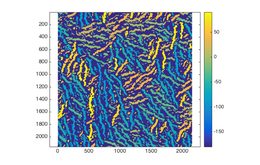
%> input picture Tofet Files/15%_2min/15%_2min_Figs/15%_2min_Angles.tif, 260 x 165 px, shrunk from 676 x 428 before the run
$ octave --eval "result = Full_Seg2('Tofet Files/15%_2min/15%_2min_Figs/15%_2min_Angles.tif');"   (GNU Octave 9; MATLAB toolbox functions it lacks are replaced by stand-ins)
%> lines starting %> are read from the running program, lines starting %| are printed output that depends on the picture; in (x1, y1, x2, y2) boxes, pixels count from 0 and x2, y2 are one past the last pixel; in counts of white or black regions, pixels touching at a corner belong together; the program's own positions count from 1
### orientplot.m
function out = orientplot(ORIENT,MAXCONF)

figure
cutoff = 0.5;
% pcolor((MAXCONF>cutoff).*ORIENT + (MAXCONF<=cutoff).*(MAXCONF~=0).*-120 + (MAXCONF==0).*-180);

pcolor(ORIENT.*(MAXCONF>=cutoff) + (MAXCONF<cutoff).*-180);
hc=colorbar; shading flat; axis equal; set(gca,'YDir','reverse');

out = 0;

end

### Full_Seg2.m
function [SEGfile,ORIENT,MAXCONF] = Full_Seg2(filepath)

%% Full Seg

% Full segmentation takes a grayscale image IM
%
% It returns ORIENT, where each element of ORIENT is the expected
% orientation of the fiber that pixel is in
%
% And, it returns MAXCONF, which indicates how confident it was that each
% pixel was in a fiber of orientation found in the corresponding element of
% ORIENT
%
% If an element of MAXCONF is 0, it means that pixel is amorphous.
% Amorphous pixels in ORIENT also show as 0 angle, so this needs to be
% addressed by the user after the code is run, typically with the following
% code:

% SEG = ORIENT + (MAXCONF==0).*(-180)

% This creates SEG, where fibrilar pixels have their orientation, and
% amorphous pixels are shown with an angle of -180. This makes pcolor plots
% look good. This is done in the final lines of the code.

%% Fiber Confidence parameters
% Change min area to exclude small regions from being considered "fibers"
% change max area to reflect how big you expect your largest fiber to be.
% This way gigantic, image-spanning connected components don't register as
% fibers.
% These values are in pixels.

minarea = 200;
maxarea = 20000;

%% Threshold Bounds
% You probably don't want to run from 0 to 100%, so use these bounds to
% contain the algorithm:

Minthresh = 40;
Maxthresh = 60;

%% Rest of algo

IMG2 = imread(filepath);
%> IMG2 is the input picture: size 165x260x3 uint8; mean R, G, B 173.9, 184.4, 197.5
IM = rgb2gray(IMG2);
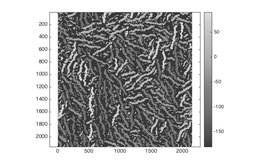
%> IM: size 165x260 uint8; min 28, max 255, mean 182.8

[m,n] = size(IM);
%> m = 165; n = 260

BW = im2bw(IM,0);
%> BW: size 165x260 logical; every value is 1
level = 0;

RP = regionprops(BW,'Area','Eccentricity','Orientation','Solidity');
%> RP = 1 region; Area, Eccentricity, Orientation and Solidity: 42900 0.773 0 1

Conf = zeros(m,n,100);
Orient = zeros(m,n,100);
Label = zeros(m,n);


%% Iterate over thresholds...


parfor ii = Minthresh:Maxthresh
    disp(ii)
    level = ii/100;

    BW = im2bw(IM,level);                                                   % Create the BW image
    RP = regionprops(BW,'Area','Eccentricity','Orientation','Solidity');    % Run regionprops, RP is a structure
    Label = bwlabel(BW,8);                                                  % Label returns a matrix the size of the image with labeled pixels
    NumComps = length(RP);

    Comps = (1:NumComps)';          % Components' numbers
    Areas = [RP(:).Area]';          % Areas
    Angles = [RP(:).Orientation]';  % Angles
    Eccens = [RP(:).Eccentricity]'; % Eccentricities
    FiberConfs = zeros(NumComps,1); % "Confidences"
    for nn = 1:NumComps
        if Areas(nn)>minarea && Areas(nn)<maxarea
            FiberConfs(nn) = Eccens(nn);
        end
    end

    Confii = zeros(m,n);        % A place to store conf's for this threshold
    Orientii = zeros(m,n);      % Same for orientations
    for jj = 1:m
        for kk = 1:n
            if Label(jj,kk)~=0
                Confii(jj,kk) = FiberConfs(Label(jj,kk));
                Orientii(jj,kk) = Angles(Label(jj,kk));
            end
        end
    end

    Conf(:,:,ii) = Confii;
    Orient(:,:,ii) = Orientii;

end
%> this loop made 21 passes
%> NumComps on passes 1 to 12: 238, 257, 286, 303, 329, 338, 365, 399, 453, 449, 445, 423
%> pass 1, in Full_Seg2, `BW = im2bw(IM,level);`:
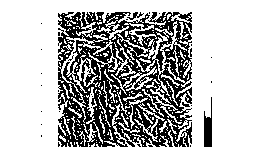
%> BW: size 165x260 logical; 73.5% white; black in thin lines or dots, all inside (x1, y1, x2, y2) = (41, 12, 212, 147)
%> pass 1, in Full_Seg2, `Label = bwlabel(BW,8);`:
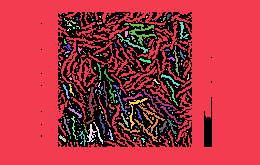
%> Label: size 165x260 double; 239 distinct labels, from 0 to 238; one colour per label, 0 black
%> pass 2, in Full_Seg2, `Label = bwlabel(BW,8);`:
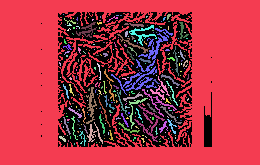
%> Label: size 165x260 double; 258 distinct labels, from 0 to 257; one colour per label, 0 black
%> after the loop: Confii: size 165x260 double; every value is 0
%> after the loop:
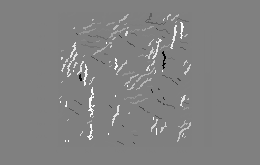
%> Orientii: size 165x260 double; min -89.88, max 90, mean 1.7; drawn with min black and max white
%> after the loop, FiberConfs = 282 values from 0 to 0

[MAXCONF, MaxThresh] = max(Conf,[],3);
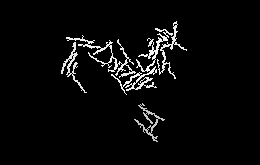
%> MAXCONF: size 165x260 double; min 0, max 0.962, mean 0.0368

ORIENT = zeros(m,n);

for nn = 1:m
    for j = 1:n
        ORIENT(nn,j) = Orient(nn,j,MaxThresh(nn,j));
    end
end
%> `result = Full_Seg2('Tofet Files/15%_2min/15%_2min_Figs/15%_2min_Angles..`:
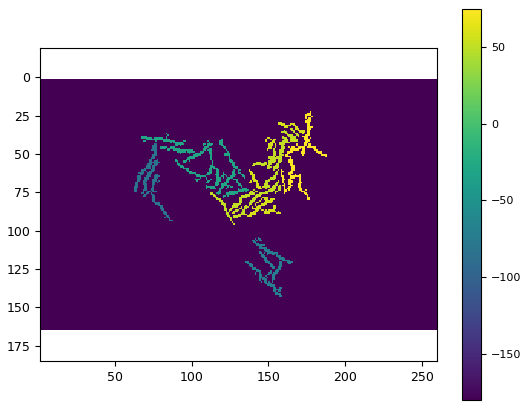
%> figure redrawn from the program's plot data
%> `result = Full_Seg2('Tofet Files/15%_2min/15%_2min_Figs/15%_2min_Angles..`: result = 'Tofet Files/15%_2min/15%_2min_Figs/15%_2min_Angles_Seg'

SEGfile = [filepath(1:end-4), '_Seg'];

save(SEGfile,'ORIENT','MAXCONF','-v7.3')

figure
imshow(IM)

orientplot(ORIENT,MAXCONF);

end

$ run again, on Tofet Files/15%_2min/15%_2min_Figs/15%_2min_Latttie_400.tif
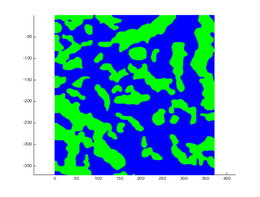
%> input picture Tofet Files/15%_2min/15%_2min_Figs/15%_2min_Latttie_400.tif, 260 x 197 px, shrunk from 591 x 447 before the run
%> in Full_Seg2, IMG2 is the input picture: size 197x260x3 uint8; mean R, G, B 126.5, 179.9, 200.5
%> in Full_Seg2, `RP = regionprops(BW,'Area','Eccentricity','Orientation','Solidity');`: RP = 1 region; Area, Eccentricity, Orientation and Solidity: 51220 0.653 0 1
%> the loop in Full_Seg2, `parfor ii = Minthresh:Maxthresh` made 21 passes
%> NumComps on passes 1 to 8: 20, 20, 20, 20, 20, 20, 20, 20
%> pass 1, in Full_Seg2, `Label = bwlabel(BW,8);`:
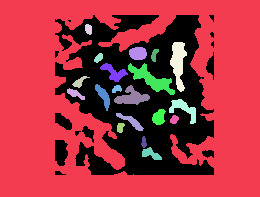
%> Label: size 197x260 double; 21 distinct labels, from 0 to 20; one colour per label, 0 black
%> `result = Full_Seg2('Tofet Files/15%_2min/15%_2min_Figs/15%_2min_Angles..`:
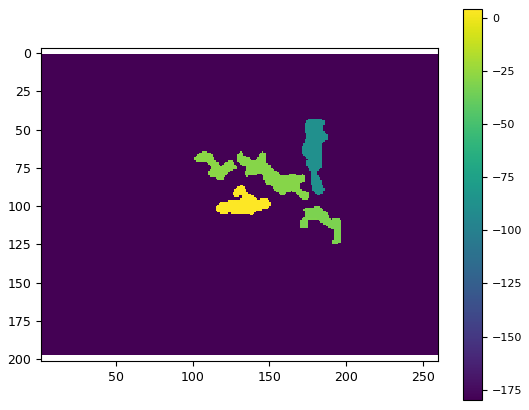
%> figure redrawn from the program's plot data
%> result = 'Tofet Files/15%_2min/15%_2min_Figs/15%_2min_Latttie_400_Seg'
